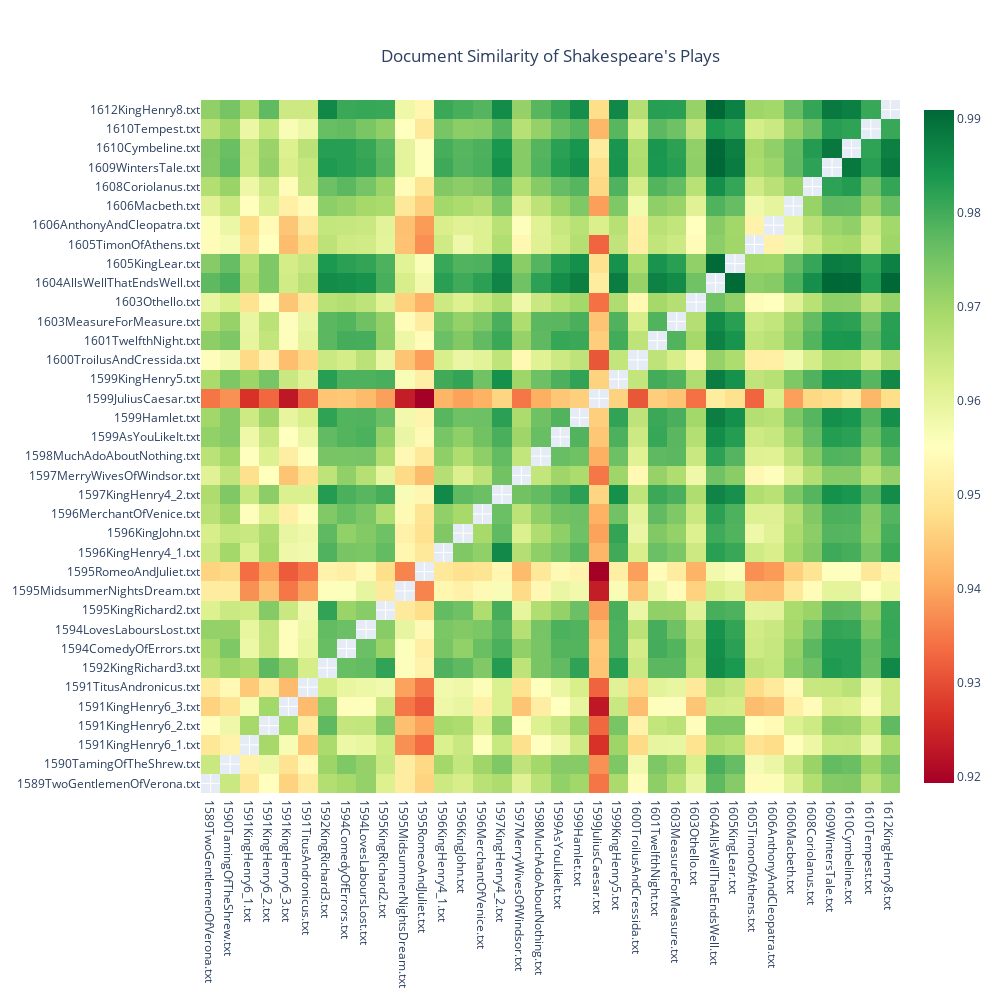

This figure's notebook cell:
### Markdown cell above
### Plot Heatmap

Now we plot a heatmap and save it as a .html file for use in a paper, presentation, or even a website. 

First, we name the output file of the heatmap which is in the variable `heatmapFileName`.  

Then we choose the color scheme we want. At the moment we have one where green represents the highest number (most similar) and red represents the lowest numbers (least similar) with yellow being more in the middle. If another color scheme would work better for you other options for color schemes can be found here: [https://matplotlib.org/tutorials/colors/colormaps.html](https://matplotlib.org/tutorials/colors/colormaps.html)

Now we choose the width and height of the heatmap. Since we are comparing a directory of documents to one another, the width and height should be equal. We assign the number for the width to variable `wide` and the number for the height to the variable `tall`.

Lastly we choose a title for our graph and assign it to the variable `mainTitle`. 


Now we plot our heatmap!

### Code cell
#Variables
heatmapFileName = 'DocSimHeatmap.html'
colorScheme = 'RdYlGn'
wide = 1000
tall = 1000
mainTitle = "Document Similarity of Shakespeare's Plays"

# Plot
fig = go.Figure(data = go.Heatmap(z=sdf, x = sdf.index, y = sdf.columns, type = 'heatmap', colorscale = colorScheme,
                                  hovertemplate = "<b>Document Left</b>: %{y}<br>" + "<b>Document Bottom</b>: %{x}<br>" + "<b>Similarity Score</b>: %{z}",
                                  name = "Document Similarity"))

fig.update_layout(title={"text": mainTitle, 'y':0.95, 'x':0.55, 'xanchor': 'center', 'yanchor':'top'},
                  autosize = False, width = wide, height = tall)
py.offline.plot(fig, filename=os.path.join(dataResults, heatmapFileName))
fig.show()

### Figure 1 — Plotly figure (JSON) as saved in the notebook; plotly's stock layout.template omitted (floating-point values rounded to 4 significant figures; data arrays with more than 128 entries replaced by an {"elided": "..."} marker saying what was removed)
{"data": [{"colorscale": [[0, "rgb(165,0,38)"], [0.1, "rgb(215,48,39)"], [0.2, "rgb(244,109,67)"], [0.3, "rgb(253,174,97)"], [0.4, "rgb(254,224,139)"], [0.5, "rgb(255,255,191)"], [0.6, "rgb(217,239,139)"], [0.7, "rgb(166,217,106)"], [0.8, "rgb(102,189,99)"], [0.9, "rgb(26,152,80)"], [1, "rgb(0,104,55)"]], "hovertemplate": "<b>Document Left</b>: %{y}<br><b>Document Bottom</b>: %{x}<br><b>Similarity Score</b>: %{z}", "name": "Document Similarity", "type": "heatmap", "x": ["1589TwoGentlemenOfVerona.txt", "1590TamingOfTheShrew.txt", "1591KingHenry6_1.txt", "1591KingHenry6_2.txt", "1591KingHenry6_3.txt", "1591TitusAndronicus.txt", "1592KingRichard3.txt", "1594ComedyOfErrors.txt", "1594LovesLaboursLost.txt", "1595KingRichard2.txt", "1595MidsummerNightsDream.txt", "1595RomeoAndJuliet.txt", "1596KingHenry4_1.txt", "1596KingJohn.txt", "1596MerchantOfVenice.txt", "1597KingHenry4_2.txt", "1597MerryWivesOfWindsor.txt", "1598MuchAdoAboutNothing.txt", "1599AsYouLikeIt.txt", "1599Hamlet.txt", "1599JuliusCaesar.txt", "1599KingHenry5.txt", "1600TroilusAndCressida.txt", "1601TwelfthNight.txt", "1603MeasureForMeasure.txt", "1603Othello.txt", "1604AllsWellThatEndsWell.txt", "1605KingLear.txt", "1605TimonOfAthens.txt", "1606AnthonyAndCleopatra.txt", "1606Macbeth.txt", "1608Coriolanus.txt", "1609WintersTale.txt", "1610Cymbeline.txt", "1610Tempest.txt", "1612KingHenry8.txt"], "y": ["1589TwoGentlemenOfVerona.txt", "1590TamingOfTheShrew.txt", "1591KingHenry6_1.txt", "1591KingHenry6_2.txt", "1591KingHenry6_3.txt", "1591TitusAndronicus.txt", "1592KingRichard3.txt", "1594ComedyOfErrors.txt", "1594LovesLaboursLost.txt", "1595KingRichard2.txt", "1595MidsummerNightsDream.txt", "1595RomeoAndJuliet.txt", "1596KingHenry4_1.txt", "1596KingJohn.txt", "1596MerchantOfVenice.txt", "1597KingHenry4_2.txt", "1597MerryWivesOfWindsor.txt", "1598MuchAdoAboutNothing.txt", "1599AsYouLikeIt.txt", "1599Hamlet.txt", "1599JuliusCaesar.txt", "1599KingHenry5.txt", "1600TroilusAndCressida.txt", "1601TwelfthNight.txt", "1603MeasureForMeasure.txt", "1603Othello.txt", "1604AllsWellThatEndsWell.txt", "1605KingLear.txt", "1605TimonOfAthens.txt", "1606AnthonyAndCleopatra.txt", "1606Macbeth.txt", "1608Coriolanus.txt", "1609WintersTale.txt", "1610Cymbeline.txt", "1610Tempest.txt", "1612KingHenry8.txt"], "z": {"elided": "36x36 float values"}}], "layout": {"autosize": false, "height": 1000, "title": {"text": "Document Similarity of Shakespeare's Plays", "x": 0.55, "xanchor": "center", "y": 0.95, "yanchor": "top"}, "width": 1000}}
